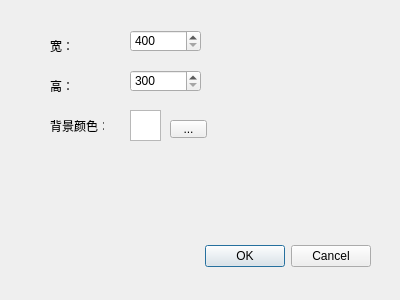
<?xml version="1.0" encoding="UTF-8"?>
<ui version="4.0">
 <class>DoNewDialog</class>
 <widget class="QDialog" name="DoNewDialog">
  <property name="geometry">
   <rect>
    <x>0</x>
    <y>0</y>
    <width>400</width>
    <height>300</height>
   </rect>
  </property>
  <property name="windowTitle">
   <string>Dialog</string>
  </property>
  <widget class="QDialogButtonBox" name="buttonBox">
   <property name="geometry">
    <rect>
     <x>30</x>
     <y>240</y>
     <width>341</width>
     <height>32</height>
    </rect>
   </property>
   <property name="orientation">
    <enum>Qt::Horizontal</enum>
   </property>
   <property name="standardButtons">
    <set>QDialogButtonBox::Cancel|QDialogButtonBox::Ok</set>
   </property>
  </widget>
  <widget class="QLabel" name="label">
   <property name="geometry">
    <rect>
     <x>50</x>
     <y>40</y>
     <width>54</width>
     <height>12</height>
    </rect>
   </property>
   <property name="text">
    <string>宽：</string>
   </property>
  </widget>
  <widget class="QLabel" name="label_2">
   <property name="geometry">
    <rect>
     <x>50</x>
     <y>80</y>
     <width>54</width>
     <height>12</height>
    </rect>
   </property>
   <property name="text">
    <string>高：</string>
   </property>
  </widget>
  <widget class="QLabel" name="label_3">
   <property name="geometry">
    <rect>
     <x>50</x>
     <y>120</y>
     <width>54</width>
     <height>12</height>
    </rect>
   </property>
   <property name="text">
    <string>背景颜色：</string>
   </property>
  </widget>
  <widget class="QTextBrowser" name="textBrowser">
   <property name="geometry">
    <rect>
     <x>130</x>
     <y>110</y>
     <width>31</width>
     <height>31</height>
    </rect>
   </property>
  </widget>
  <widget class="QToolButton" name="toolButton">
   <property name="geometry">
    <rect>
     <x>170</x>
     <y>120</y>
     <width>37</width>
     <height>18</height>
    </rect>
   </property>
   <property name="text">
    <string>...</string>
   </property>
  </widget>
  <widget class="QSpinBox" name="widthSpinBox">
   <property name="geometry">
    <rect>
     <x>130</x>
     <y>30</y>
     <width>71</width>
     <height>22</height>
    </rect>
   </property>
   <property name="minimum">
    <number>400</number>
   </property>
   <property name="maximum">
    <number>10000</number>
   </property>
  </widget>
  <widget class="QSpinBox" name="heightSpinBox">
   <property name="geometry">
    <rect>
     <x>130</x>
     <y>70</y>
     <width>71</width>
     <height>22</height>
    </rect>
   </property>
   <property name="minimum">
    <number>300</number>
   </property>
   <property name="maximum">
    <number>10000</number>
   </property>
  </widget>
 </widget>
 <resources/>
 <connections>
  <connection>
   <sender>buttonBox</sender>
   <signal>accepted()</signal>
   <receiver>DoNewDialog</receiver>
   <slot>accept()</slot>
   <hints>
    <hint type="sourcelabel">
     <x>248</x>
     <y>254</y>
    </hint>
    <hint type="destinationlabel">
     <x>157</x>
     <y>274</y>
    </hint>
   </hints>
  </connection>
  <connection>
   <sender>buttonBox</sender>
   <signal>rejected()</signal>
   <receiver>DoNewDialog</receiver>
   <slot>reject()</slot>
   <hints>
    <hint type="sourcelabel">
     <x>316</x>
     <y>260</y>
    </hint>
    <hint type="destinationlabel">
     <x>286</x>
     <y>274</y>
    </hint>
   </hints>
  </connection>
 </connections>
</ui>
